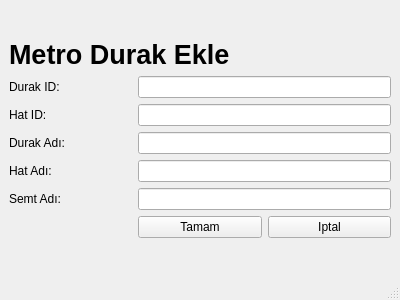
<?xml version="1.0" encoding="UTF-8"?>
<ui version="4.0">
 <class>DurakEkleMetro</class>
 <widget class="QMainWindow" name="DurakEkleMetro">
  <property name="geometry">
   <rect>
    <x>0</x>
    <y>0</y>
    <width>400</width>
    <height>300</height>
   </rect>
  </property>
  <property name="windowTitle">
   <string>MainWindow</string>
  </property>
  <widget class="QWidget" name="centralwidget">
   <layout class="QGridLayout" name="gridLayout_2">
    <item row="1" column="0">
     <layout class="QGridLayout" name="gridLayout">
      <item row="1" column="0">
       <widget class="QLabel" name="lblDurakID">
        <property name="text">
         <string>Durak ID:</string>
        </property>
       </widget>
      </item>
      <item row="4" column="1" colspan="2">
       <widget class="QLineEdit" name="edtHatAdi"/>
      </item>
      <item row="6" column="2">
       <widget class="QPushButton" name="pshIpt">
        <property name="text">
         <string>Iptal</string>
        </property>
       </widget>
      </item>
      <item row="3" column="0">
       <widget class="QLabel" name="lblDurakAdi">
        <property name="text">
         <string>Durak Adı: </string>
        </property>
       </widget>
      </item>
      <item row="5" column="1" colspan="2">
       <widget class="QLineEdit" name="edtSemtAdi"/>
      </item>
      <item row="3" column="1" colspan="2">
       <widget class="QLineEdit" name="edtDurakAdi"/>
      </item>
      <item row="5" column="0">
       <widget class="QLabel" name="lblSemtAdi">
        <property name="text">
         <string>Semt Adı:</string>
        </property>
       </widget>
      </item>
      <item row="4" column="0">
       <widget class="QLabel" name="lblHatAdi">
        <property name="text">
         <string>Hat Adı: </string>
        </property>
       </widget>
      </item>
      <item row="6" column="1">
       <widget class="QPushButton" name="pshEkle">
        <property name="text">
         <string>Tamam</string>
        </property>
       </widget>
      </item>
      <item row="0" column="0" colspan="3">
       <widget class="QLabel" name="label_4">
        <property name="font">
         <font>
          <pointsize>20</pointsize>
          <weight>75</weight>
          <bold>true</bold>
         </font>
        </property>
        <property name="text">
         <string>Metro Durak Ekle</string>
        </property>
       </widget>
      </item>
      <item row="2" column="0">
       <widget class="QLabel" name="lblHatID">
        <property name="text">
         <string>Hat ID:</string>
        </property>
       </widget>
      </item>
      <item row="1" column="1" colspan="2">
       <widget class="QLineEdit" name="edtDurakID"/>
      </item>
      <item row="2" column="1" colspan="2">
       <widget class="QLineEdit" name="edtHatID"/>
      </item>
     </layout>
    </item>
    <item row="2" column="0">
     <spacer name="verticalSpacer">
      <property name="orientation">
       <enum>Qt::Vertical</enum>
      </property>
      <property name="sizeHint" stdset="0">
       <size>
        <width>20</width>
        <height>40</height>
       </size>
      </property>
     </spacer>
    </item>
    <item row="0" column="0">
     <spacer name="verticalSpacer_2">
      <property name="orientation">
       <enum>Qt::Vertical</enum>
      </property>
      <property name="sizeHint" stdset="0">
       <size>
        <width>20</width>
        <height>40</height>
       </size>
      </property>
     </spacer>
    </item>
   </layout>
  </widget>
  <widget class="QMenuBar" name="menubar">
   <property name="geometry">
    <rect>
     <x>0</x>
     <y>0</y>
     <width>400</width>
     <height>22</height>
    </rect>
   </property>
  </widget>
  <widget class="QStatusBar" name="statusbar"/>
 </widget>
 <tabstops>
  <tabstop>edtDurakAdi</tabstop>
  <tabstop>edtHatAdi</tabstop>
  <tabstop>edtSemtAdi</tabstop>
  <tabstop>pshEkle</tabstop>
  <tabstop>pshIpt</tabstop>
 </tabstops>
 <resources/>
 <connections/>
</ui>
